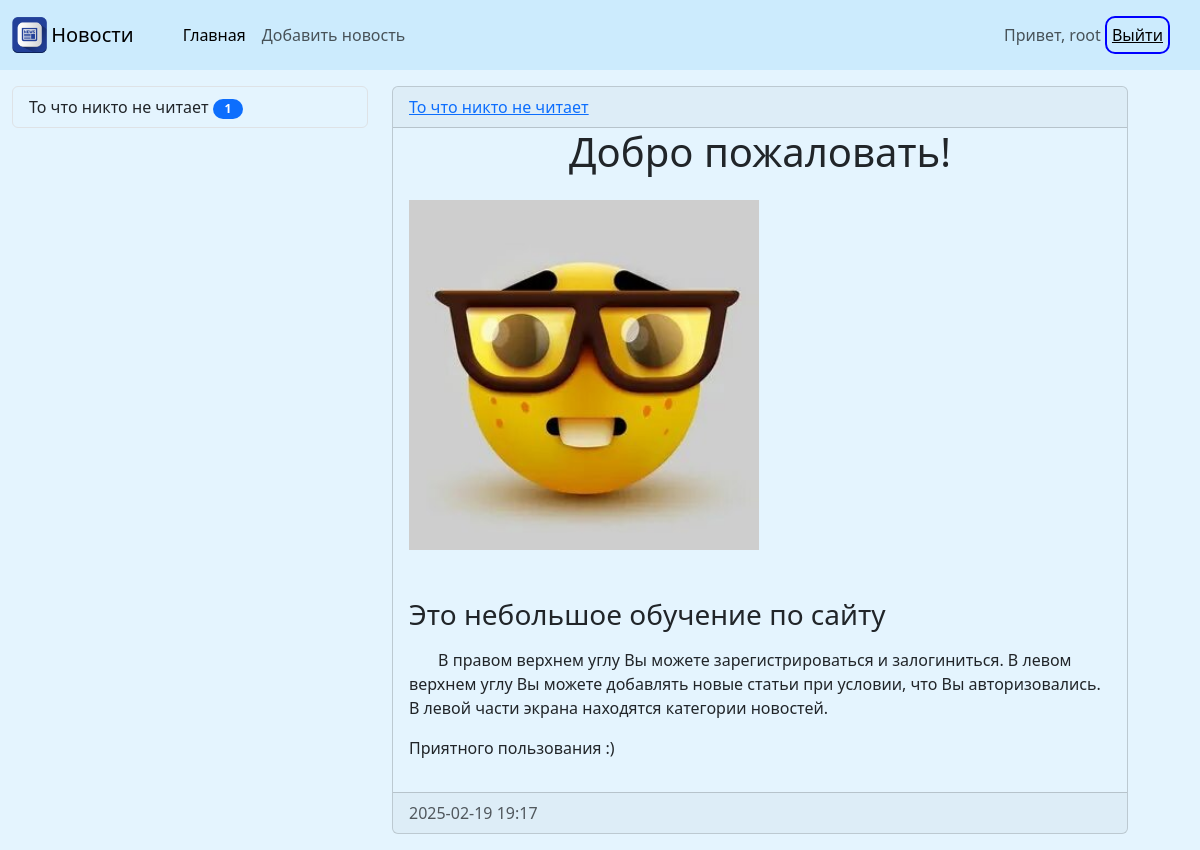
/news/news/56/ (signed in), run on the app's committed database.
### News/models.py (models this page shows, shortened)
class Category(models.Model):
    title = models.CharField(max_length=150, db_index=True, verbose_name='Категория')
    def get_absolute_url(self):
        return reverse_lazy('Category', kwargs={'category_id': self.pk})
    class Meta:
        verbose_name='Категория'
        verbose_name_plural='Категории'
        ordering = ['title']

class News(models.Model):
    title = models.CharField(max_length=150, verbose_name='Заголовок')
    content = RichTextField(verbose_name='Текст')
    created_at = models.DateTimeField(auto_now_add=True, verbose_name='Время создания')
    updated_at = models.DateTimeField(auto_now=True, verbose_name='Время изменения')
    photo = models.ImageField(upload_to='media/%Y/%m/%d', verbose_name='Фото', blank=True, null=True)
    is_published = models.BooleanField(default=True, verbose_name='Публикация')
    category = models.ForeignKey('Category', on_delete=models.PROTECT, null=True, verbose_name='Категория')
    class Meta:
        verbose_name='Новость'
        verbose_name_plural = 'Новости'
        ordering = ['-created_at']

### News/views.py (the view)
# urls.py: path('news/<int:pk>/', ViewNews.as_view(), name='View_news'),
class ViewNews(DetailView):
    model = News
    extra_context = {'title': model}
    context_object_name = 'news_item'

### News/templatetags/news_tags.py (called while the page is built)
@register.inclusion_tag('News/list_categories.html')
def show_categories(arg1='Categories', arg2='list'):
    categories = Category.objects.annotate(cnt=Count('news')).filter(cnt__gt=0)
    if not categories:
        categories = Category.objects.annotate(cnt=Count('news', filter=F('news__is_published'))).filter(cnt__gt=0)
    return {
        'categories': categories,
        'arg1': arg1,
        'arg2': arg2
    }

### News/templates/News/news_detail.html (shortened to what this page needs)
{% extends 'base_news.html' %}
{% block sidebar %}
    {% include 'inc/News/_sidebar.html' %}
{% endblock %}
{% block content %}
      <div class="card mb-3" style="background: #e4f4fe">
          <div class="card-header">
              {% if news_item.category %}
                  <a href="{{ news_item.category.get_absolute_url }}">{{ news_item.category.title }}</a>
              {% else %}
                  <span>Без категории</span>
              {% endif %}
          </div>
          <h1 class="card-title" style="text-align: center">{{ news_item.title }}</h1>
              <div class="card-body">
                  {% if news_item.photo %}
                      <img src="{{ news_item.photo.url }}" class="mr-3" width="350" alt="Photo">
                  {% else %}
                      <h6>Фото нет</h6>
                  {% endif %}
              </div>
              <div class="card-body">
                  {% autoescape off %}
                      <p class="card-text">{{ news_item.content|linebreaks }}</p>
                  {% endautoescape %}
              </div>
          <div class="card-footer text-body-secondary">
              {{ news_item.created_at|date:'Y-m-d H:i' }}
          </div>
      </div>
{% endblock %}

### templates/inc/News/_nav.html (shortened to what this page needs)
{% load static %}
<nav class="navbar navbar-expand-lg" style="background: #ccebfd">
  <div class="container-fluid">
    <img src="{% static 'media/image.png' %}" style="width: 35px">&nbsp;
    <a class="navbar-brand">Новости</a>
    <div class="collapse navbar-collapse" id="navbarNav" style="margin-left: 25px">
      <ul class="navbar-nav">
        <li class="nav-item">
          <a class="nav-link active" aria-current="page" href="{% url 'Home' %}">Главная</a>
        </li>
        {% if request.user.is_authenticated %}
        <li class="nav-item">
          <a class="nav-link" href="{% url 'Add_news' %}">Добавить новость</a>
        </li>
        {% endif %}
      </ul>
    </div>
  </div>
  <span class="navbar-text" style="margin-right: 20px; display: flex; white-space: nowrap;">
    {% if request.user.is_authenticated %}
      <span class="auth" style="display: flex; margin-right: 10px; align-items: center;">
        Привет, {{ user.username }}&nbsp;<a href="{% url 'Logout' %}" style="border: 2px solid blue; padding: 5px; border-radius: 10px;">Выйти</a>
      </span>
    {% else %}
      <span class="noauth" style="margin-right: 10px; display: flex; align-items: center;">
        <a href="{% url 'Register' %}">Регистрация</a>&nbsp;|&nbsp;<a href="{% url 'Login' %}">Логин</a>
      </span>
    {% endif %}
  </span>
</nav>

### News/templates/News/list_categories.html
{% load news_tags %}
<div class="list-group">
   {% for cat in categories %}
        <a href="{{ cat.get_absolute_url }}" class="list-group-item list-group-item-action" style="background: #e4f4fe">{{ cat.title }}
            <span class="badge bg-primary rounded-pill" style="width: 30px;">
                {{ cat.cnt }}
            </span>
        </a>
   {% endfor %}
</div>

### NewsProject/static/css/style.css (style rules this page uses)
body { background-color: #ccc; }

### data on the page
Category: title "То что никто не читает", cnt "1"
News: category "То что никто не читает", title "Добро пожаловать!", photo (picture), content "Это небольшое обучение по сайту В правом верхнем углу Вы можете зарегистрироваться и залогиниться. В левом верхнем углу Вы можете добавлять новые статьи при условии, что Вы авторизовались. В левой части экрана находятся категории новостей. Приятного пользования :)", created_at "2025-02-19 19:17"

### other printed values
{{ user.username }} "root"
